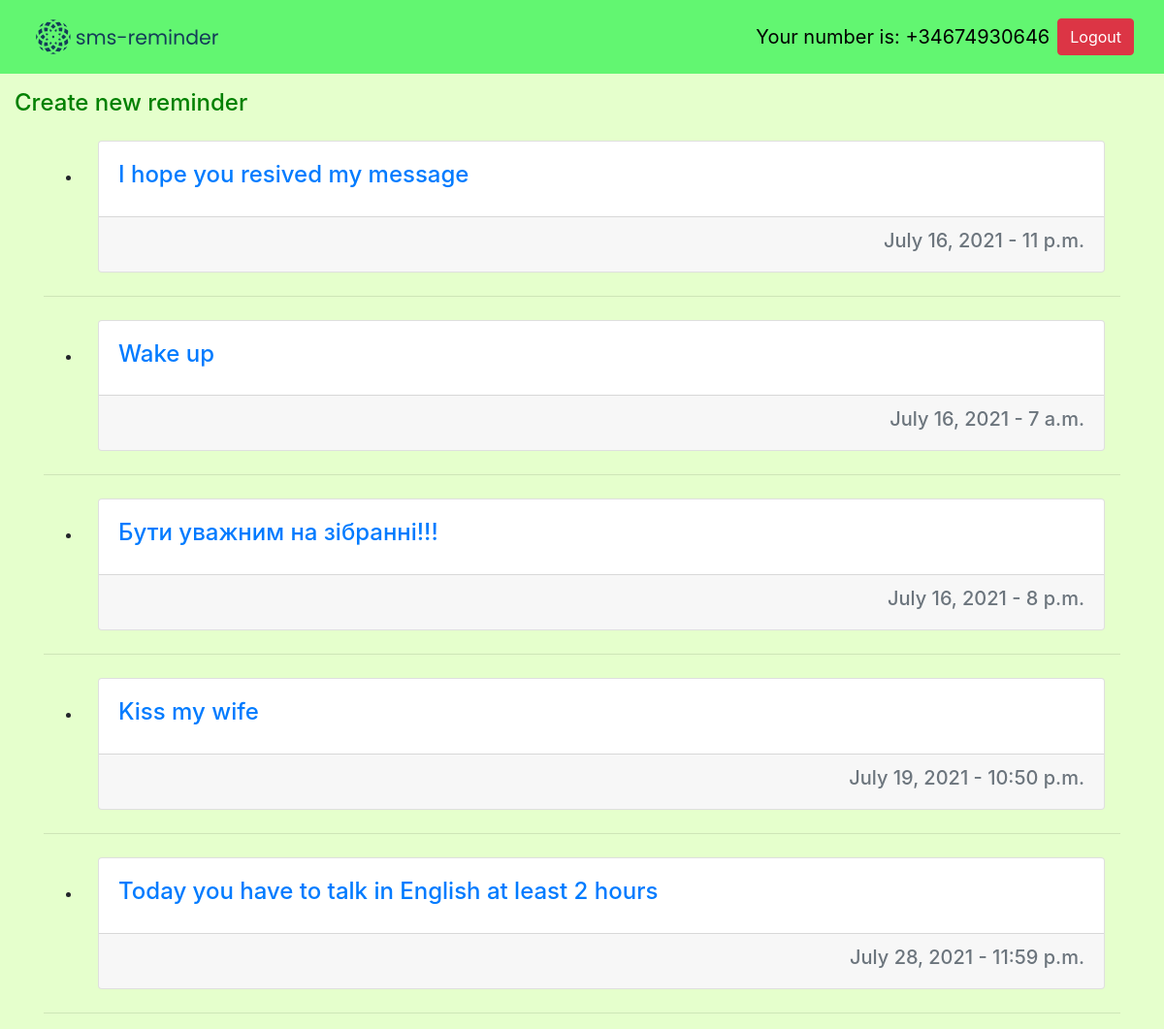
The app's page /remindlist/ (signed in), older data.
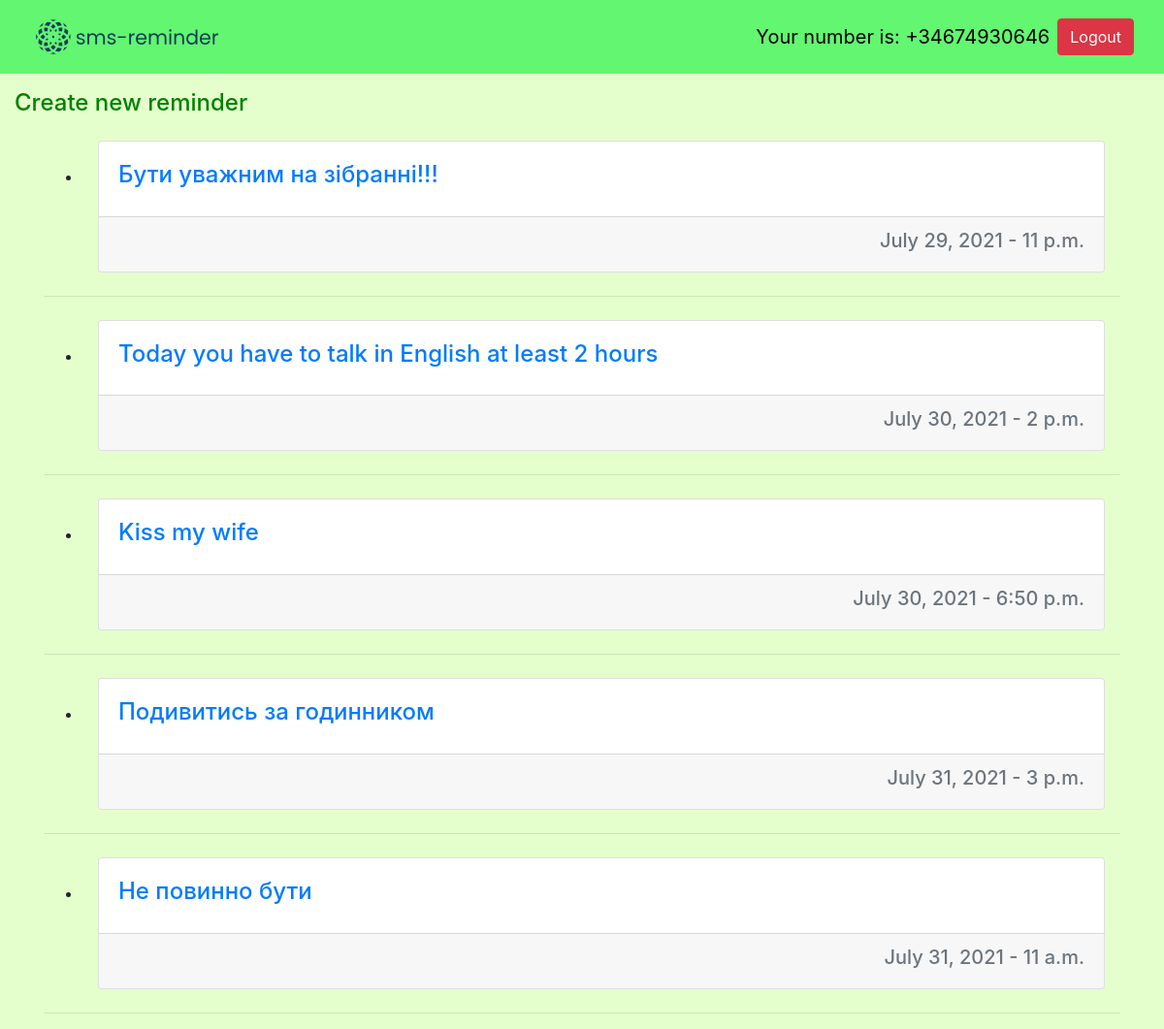
The same page, newer data.
### reminder/models.py (models this page shows, shortened)
class Remind(models.Model):
    title = models.CharField(max_length=100)
    remind_date = models.DateField(default=datetime.date.today)
    remind_time = models.TimeField(default=datetime.time(10, 0))
    author = models.ForeignKey(User, on_delete=models.CASCADE)

### reminder/views.py (the view)
# urls.py: path('remindlist/', views.remindlist, name='remindlist'),
def remindlist(request):
    content = Remind.objects.filter(author=request.user).order_by('remind_date')
    return render(request, 'reminder/remindlist.html', {'content': content})

### reminder/templates/reminder/remindlist.html (shortened to what this page needs)
{% extends 'reminder/base.html' %}
{% load static %}
{% block content %}
    <div class="container-fluid">
        <div class="d-flex">
            <a href="{% url 'create' %}" style="color: green">
                <p><h4>Create new reminder</h4></p>
            </a>
        </div>
    </div>
    {% for rem in content %}
        <div class="container">
            <ul>
                <li>
                    <a href="{% url 'remindetail' rem.id %}" class="nav-link">
                        <div class="card text-left">
                          <div class="card-body">
                            <h4>{{ rem.title }}</h4>
                          </div>
                          <div class="card-footer text-muted text-right">
                            <h5>{{ rem.remind_date }} - {{ rem.remind_time }}</h5>
                          </div>
                        </div>
                    </a>
                </li>
            </ul>
            <hr>
        </div>
    {% endfor %}
{% endblock %}

### reminder/templates/reminder/base.html (shortened to what this page needs)
<!doctype html>
<html lang="en">
    <head>
        {% load static %}
        <link rel="stylesheet" href="https://cdn.jsdelivr.net/npm/bootstrap@4.5.3/dist/css/bootstrap.min.css"
><link rel="stylesheet" href="{% static 'reminder/style.css' %}">
    </head>
    <body>
    {% load static %}
        <nav class="navbar navbar-expand-lg navbar-dark">
          <div class="container-fluid">
              <a href="{% url 'home' %}" class="navbar-brand">
                <img src="{% static '/reminder/logo.svg' %}" width="200" height="50" alt="logo">
              </a>
                <div class="user d-flex justify-content-end collapse navbar-collapse" id="navbarNav">
                {% if user.is_authenticated %}
                    <span class="navbar-text mr-2" style="color:black">Your number is: {{ user.username }}</span>
                        <form action="{% url 'logoutuser' %}" method="POST">
                            <input class="btn btn-danger" type="submit" value="Logout"/>
                        </form>
                {% endif %}
                </div>
          </div>
        </nav>
        {% block content %}{% endblock %}
    </body>
</html>

### reminder/static/reminder/style.css (style rules this page uses)
.navbar-dark { background: #62F671; font-size: 20px; }
.user { justify-content: space-between; }
body { background-color: #E5FFCC; }

Row changes from the older to the newer data that the page shows:
removed Remind: title "I hope you resived my message", remind_date "July 16, 2021", remind_time "11 p.m."
removed Remind: title "Wake up", remind_date "July 16, 2021", remind_time "7 a.m."
changed Remind "Бути уважним на зібранні!!!": remind_date "July 16, 2021" → "July 29, 2021"; remind_time "8 p.m." → "11 p.m."
changed Remind "Today you have to talk in English at least 2 hours": remind_date "July 28, 2021" → "July 30, 2021"; remind_time "11:59 p.m." → "2 p.m."; moves up the list
changed Remind "Kiss my wife": remind_date "July 19, 2021" → "July 30, 2021"; remind_time "10:50 p.m." → "6:50 p.m."
added Remind: title "Подивитись за годинником", remind_date "July 31, 2021", remind_time "3 p.m."
added Remind: title "Не повинно бути", remind_date "July 31, 2021", remind_time "11 a.m."
